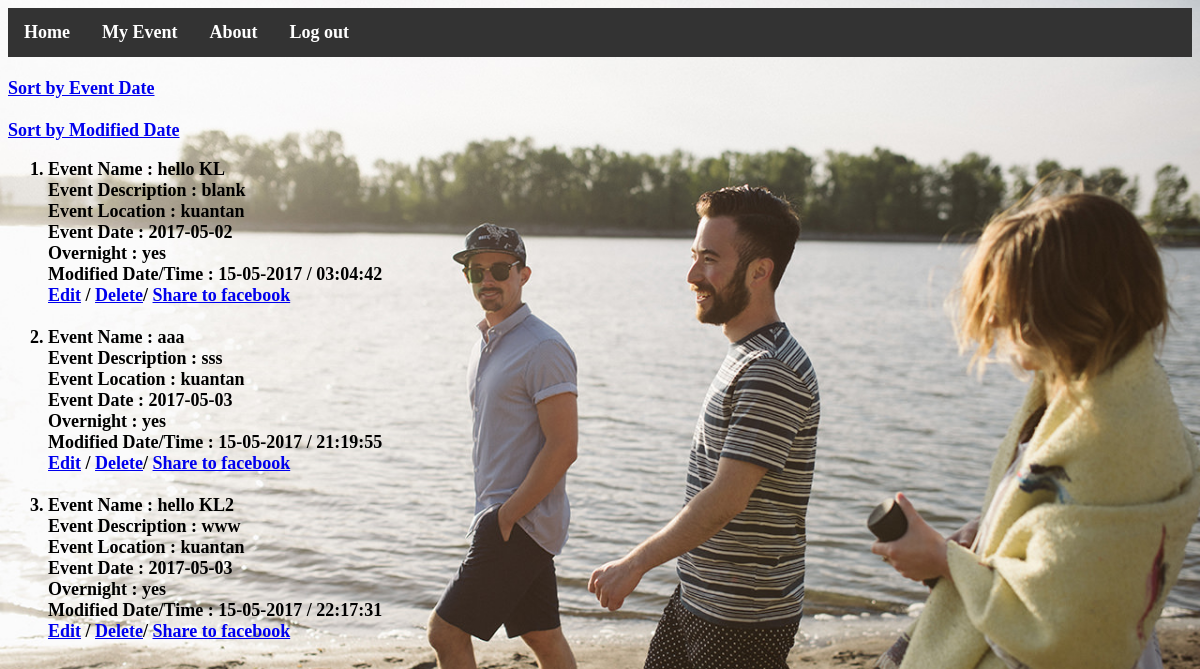
Screenshot of /Viewevent.php (signed in) with the database file from the repository.
### tables this page shows
CREATE TABLE `event` (
  `id` int(11) NOT NULL,
  `username` varchar(50) NOT NULL,
  `eventname` varchar(50) NOT NULL,
  `eventdesc` varchar(100) NOT NULL,
  `eventlocation` varchar(50) NOT NULL,
  `eventdate` varchar(50) NOT NULL,
  `eventovernight` varchar(50) NOT NULL,
  `date` varchar(50) NOT NULL,
  `time` varchar(50) NOT NULL
);

### Viewevent.php (the view, shortened to what this page needs)
<html>
<head>
</head>
	<ul>
		<lii><a class="active" href="ddd.php">Home</a></lii>
		<lii><a href="Viewevent.php">My Event</a></lii>
		<lii><a href="About.php">About</a></lii>
		<lii><a id="signLogin" href="login.php">Login</a></lii>
	</ul><br>
<table>
<tr><a href="sort.php">Sort by Event Date</a></tr><br><br>
<tr><a href="sort1.php">Sort by Modified Date</a></tr><br>
</table>
<body id="body1" bgcolor="#FFFFFF" text="#000000">
<ol>
<?php
  $conn = mysql_connect("localhost","root") or die(mysql_error());
  if(isset($_SESSION['SESS_MEMBER_USERNAME']) && !empty($_SESSION['SESS_MEMBER_USERNAME']))
  {
	    $username = $_SESSION['SESS_MEMBER_USERNAME'];
	    $query = "SELECT * FROM event WHERE username = '$username'";
		$result = mysql_query($query, $conn);
  }
  else
  {
	  echo "<script type='text/javascript'>alert('Pleae login first!');</script>";
	  echo "<script type='text/javascript'>document.getElementById('body1').innerHTML = '<h3>Login First</h3>';</script>";
  }
while($row = mysql_fetch_array($result)) {
$eventname = $row["eventname"];
$eventdesc = $row["eventdesc"];
$eventlocation = $row["eventlocation"];
$eventdate = $row["eventdate"];
$eventovernight = $row["eventovernight"];
$date = $row["date"];
$time = $row["time"];
?>
<li>
Event Name : <?php echo $eventname; ?><br>
Event Description : <?php echo $eventdesc; ?><br>
Event Location : <?php echo $eventlocation; ?><br>
Event Date : <?php echo $eventdate; ?><br>
Overnight : <?php echo $eventovernight; ?><br>
Modified Date/Time : <?php echo "$date / $time"; ?><br>
<a href="editForm.php?eventname=<?php echo $eventname; ?>&username=<?php echo $username; ?>">Edit</a> /  <a href="deleteForm.php?eventname=<?php echo $eventname; ?>&username=<?php echo $username; ?>">Delete</a>/  <a href="facebookSharing.php?eventname=<?php echo $eventname; ?>&username=<?php echo $username; ?>">Share to facebook</a><br><br>
 </li>
<?php
}
?>
</ol>
</body>
</html>

### Viewevent.php (style rules this page uses)
ul { list-style-type: none; margin: 0; padding: 0; overflow: hidden; background-color: #333; }
body { background-image: url("image/Beach1.jpg"); background-repeat: no-repeat; background-attachment: fixed; background-position: center; background-size: cover; background-color: #66c2ff; font-weight: bold; font-size: 18px; }
lii { float: left; }
lii a { display: block; color: white; text-align: center; padding: 14px 16px; text-decoration: none; }

### rows the page displays
event: eventname "hello KL", eventdesc "blank", eventlocation "kuantan", eventdate "2017-05-02", eventovernight "yes", date "15-05-2017", time "03:04:42"
event: eventname "aaa", eventdesc "sss", eventlocation "kuantan", eventdate "2017-05-03", eventovernight "yes", date "15-05-2017", time "21:19:55"
event: eventname "hello KL2", eventdesc "www", eventlocation "kuantan", eventdate "2017-05-03", eventovernight "yes", date "15-05-2017", time "22:17:31"
